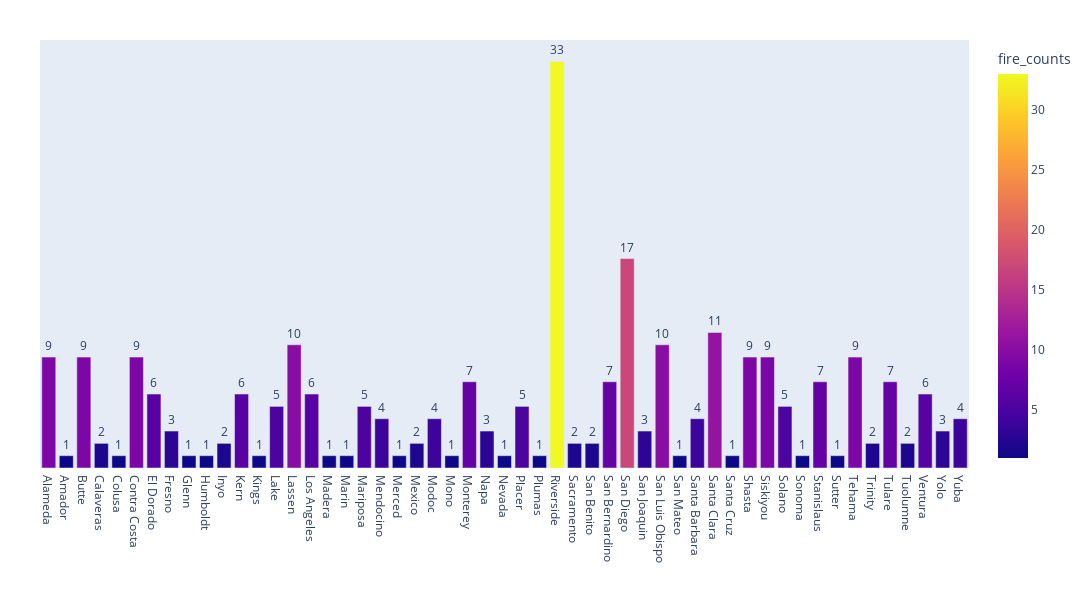

Notebook code cell kept with this figure:
### Code cell
# wildfires count by county bar chart

fig = px.bar(count_per_county_df, x='counties', y='fire_counts', color='fire_counts', orientation='v',
             text='fire_counts', width=1400, height=600, labels={
                     "counties":""
                 },)
fig.update_layout(xaxis={'visible': True}, yaxis={'visible': False})
fig.update_layout(
    margin=dict(l=40, r=40, t=40, b=40),
    paper_bgcolor="White",
)
fig.update_traces(texttemplate='%{text:}',textposition='outside')
fig.write_image("static/images/fire_per_county_bar.png")
fig.show()

### Figure 1 — Plotly figure (JSON) as saved in the notebook; plotly's stock layout.template omitted (floating-point values rounded to 4 significant figures)
{"data": [{"alignmentgroup": "True", "hovertemplate": "=%{x}<br>fire_counts=%{marker.color}<extra></extra>", "legendgroup": "", "marker": {"color": [9, 1, 9, 2, 1, 9, 6, 3, 1, 1, 2, 6, 1, 5, 10, 6, 1, 1, 5, 4, 1, 2, 4, 1, 7, 3, 1, 5, 1, 33, 2, 2, 7, 17, 3, 10, 1, 4, 11, 1, 9, 9, 5, 1, 7, 1, 9, 2, 7, 2, 6, 3, 4], "coloraxis": "coloraxis"}, "name": "", "offsetgroup": "", "orientation": "v", "showlegend": false, "text": [9, 1, 9, 2, 1, 9, 6, 3, 1, 1, 2, 6, 1, 5, 10, 6, 1, 1, 5, 4, 1, 2, 4, 1, 7, 3, 1, 5, 1, 33, 2, 2, 7, 17, 3, 10, 1, 4, 11, 1, 9, 9, 5, 1, 7, 1, 9, 2, 7, 2, 6, 3, 4], "textposition": "outside", "texttemplate": "%{text:}", "type": "bar", "x": ["Alameda", "Amador", "Butte", "Calaveras", "Colusa", "Contra Costa", "El Dorado", "Fresno", "Glenn", "Humboldt", "Inyo", "Kern", "Kings", "Lake", "Lassen", "Los Angeles", "Madera", "Marin", "Mariposa", "Mendocino", "Merced", "Mexico", "Modoc", "Mono", "Monterey", "Napa", "Nevada", "Placer", "Plumas", "Riverside", "Sacramento", "San Benito", "San Bernardino", "San Diego", "San Joaquin", "San Luis Obispo", "San Mateo", "Santa Barbara", "Santa Clara", "Santa Cruz", "Shasta", "Siskiyou", "Solano", "Sonoma", "Stanislaus", "Sutter", "Tehama", "Trinity", "Tulare", "Tuolumne", "Ventura", "Yolo", "Yuba"], "xaxis": "x", "y": [9, 1, 9, 2, 1, 9, 6, 3, 1, 1, 2, 6, 1, 5, 10, 6, 1, 1, 5, 4, 1, 2, 4, 1, 7, 3, 1, 5, 1, 33, 2, 2, 7, 17, 3, 10, 1, 4, 11, 1, 9, 9, 5, 1, 7, 1, 9, 2, 7, 2, 6, 3, 4], "yaxis": "y"}], "layout": {"barmode": "relative", "coloraxis": {"colorbar": {"title": {"text": "fire_counts"}}, "colorscale": [[0, "#0d0887"], [0.1111, "#46039f"], [0.2222, "#7201a8"], [0.3333, "#9c179e"], [0.4444, "#bd3786"], [0.5556, "#d8576b"], [0.6667, "#ed7953"], [0.7778, "#fb9f3a"], [0.8889, "#fdca26"], [1, "#f0f921"]]}, "height": 600, "legend": {"tracegroupgap": 0}, "margin": {"b": 40, "l": 40, "r": 40, "t": 40}, "paper_bgcolor": "White", "width": 1400, "xaxis": {"anchor": "y", "autorange": true, "domain": [0, 1], "range": [-0.5, 52.5], "title": {"text": ""}, "type": "category", "visible": true}, "yaxis": {"anchor": "x", "autorange": true, "domain": [0, 1], "range": [0, 34.74], "title": {"text": "fire_counts"}, "type": "linear", "visible": false}}}
